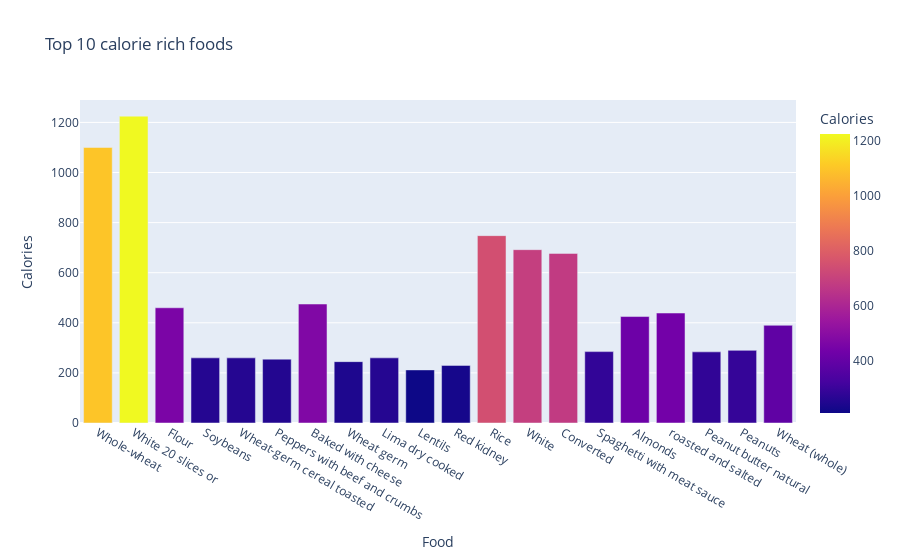

Notebook source saved alongside this figure:
### Markdown cell above
## Foods to stay away from:

What food has the most calories?

### Code cell
cals= nutrients.sort_values(by='Calories', ascending= False)
top_20_cals=cals.head(20)
fig = px.bar(top_20, x='Food', y='Calories' , color='Calories',title=' Top 10 calorie rich foods')
fig.show()

### Figure 1 — Plotly figure (JSON) as saved in the notebook; plotly's stock layout.template omitted (floating-point values rounded to 4 significant figures)
{"data": [{"alignmentgroup": "True", "hovertemplate": "Food=%{x}<br>Calories=%{marker.color}<extra></extra>", "legendgroup": "", "marker": {"color": [1100, 1225, 460, 260, 260, 255, 475, 245, 260, 212, 230, 748, 692, 677, 285, 425, 439, 284, 290, 390], "coloraxis": "coloraxis", "pattern": {"shape": ""}}, "name": "", "offsetgroup": "", "orientation": "v", "showlegend": false, "textposition": "auto", "type": "bar", "x": ["Whole-wheat", "White 20 slices or", "Flour", "Soybeans", "Wheat-germ cereal toasted", "Peppers with beef and crumbs", "Baked with cheese", "Wheat germ", "Lima dry cooked", "Lentils", "Red kidney", "Rice", "White", "Converted", "Spaghetti with meat sauce", "Almonds", "roasted and salted", "Peanut butter natural", "Peanuts", "Wheat (whole)"], "xaxis": "x", "y": [1100, 1225, 460, 260, 260, 255, 475, 245, 260, 212, 230, 748, 692, 677, 285, 425, 439, 284, 290, 390], "yaxis": "y"}], "layout": {"barmode": "relative", "coloraxis": {"colorbar": {"title": {"text": "Calories"}}, "colorscale": [[0, "#0d0887"], [0.1111, "#46039f"], [0.2222, "#7201a8"], [0.3333, "#9c179e"], [0.4444, "#bd3786"], [0.5556, "#d8576b"], [0.6667, "#ed7953"], [0.7778, "#fb9f3a"], [0.8889, "#fdca26"], [1, "#f0f921"]]}, "legend": {"tracegroupgap": 0}, "title": {"text": " Top 10 calorie rich foods"}, "xaxis": {"anchor": "y", "domain": [0, 1], "title": {"text": "Food"}}, "yaxis": {"anchor": "x", "domain": [0, 1], "title": {"text": "Calories"}}}}
